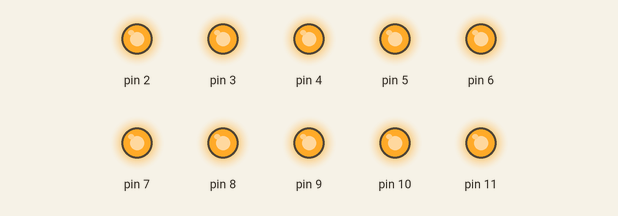
Recording of a sketch running on a simulated Arduino Uno, built with avr-gcc and run on an emulated ATmega328P. On the bench: output pins drawn as LEDs (lit = HIGH).

Above: at 0.5 s.
At 1.7 s:
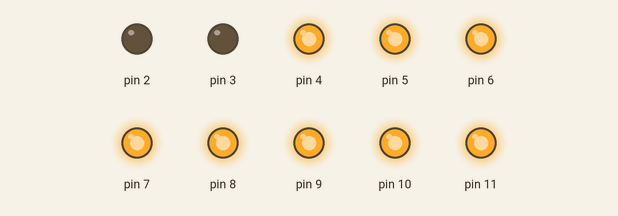
At 3.2 s:
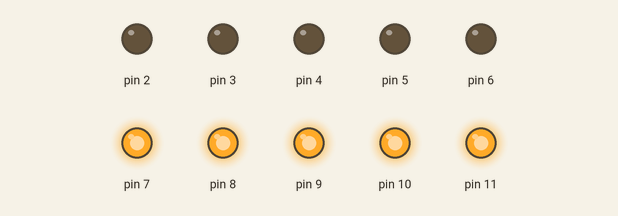
At 6.2 s:
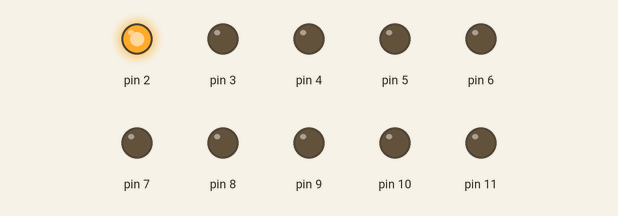
At 8.7 s:
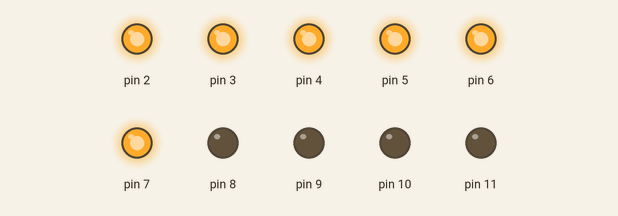
At 11.5 s:
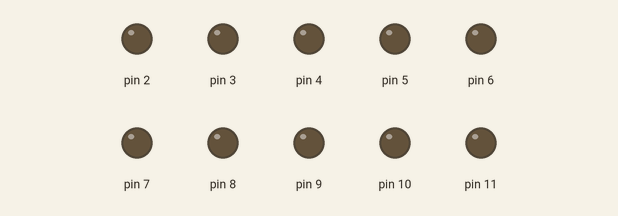
Timing chart, 0 to 15.6 s (numbered marks = the images above):
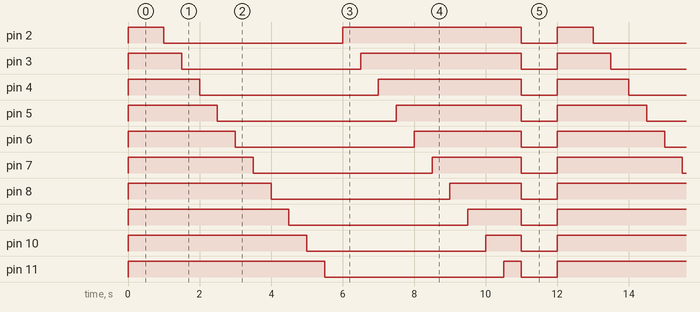

The sketch:

_______.ino
```cpp
void setup(){
 for(int i=2;i<=11;i++)
{pinMode(i,OUTPUT);
}
}

void loop(){
  for(int x=2;x<=11;x++)
  {
  digitalWrite(x,HIGH);
  }
  delay(1000);
  for(int x=2;x<=11;x++)
  {
  digitalWrite(x,LOW);
  delay(500);
  }
  for(int x=2;x<=11;x++)
  {
  digitalWrite(x,HIGH);
  delay(500);
  }
  for(int x=2;x<=11;x++)
  {
  digitalWrite(x,LOW);
  }
  delay(1000);

}
```

Measured:
- by itself, pin 2: repeats every 12.0 s: LOW 5.0 s, HIGH 5.0 s, LOW 1.0 s, HIGH 1.0 s
- by itself, pin 3: repeats every 12.0 s: LOW 5.0 s, HIGH 4.5 s, LOW 1.0 s, HIGH 1.5 s
- by itself, pin 4: repeats every 12.0 s: LOW 5.0 s, HIGH 4.0 s, LOW 1.0 s, HIGH 2.0 s
- by itself, pin 5: repeats every 12.0 s: LOW 5.0 s, HIGH 3.5 s, LOW 1.0 s, HIGH 2.5 s
- by itself, pin 6: repeats every 12.0 s: LOW 5.0 s, HIGH 3.0 s, LOW 1.0 s, HIGH 3.0 s
- by itself, pin 7: repeats every 12.0 s: LOW 5.0 s, HIGH 2.5 s, LOW 1.0 s, HIGH 3.5 s
- by itself, pin 8: repeats every 12.0 s: LOW 5.0 s, HIGH 2.0 s, LOW 1.0 s, HIGH 4.0 s
- by itself, pin 9: repeats every 12.0 s: LOW 5.0 s, HIGH 1.5 s, LOW 1.0 s, HIGH 4.5 s
